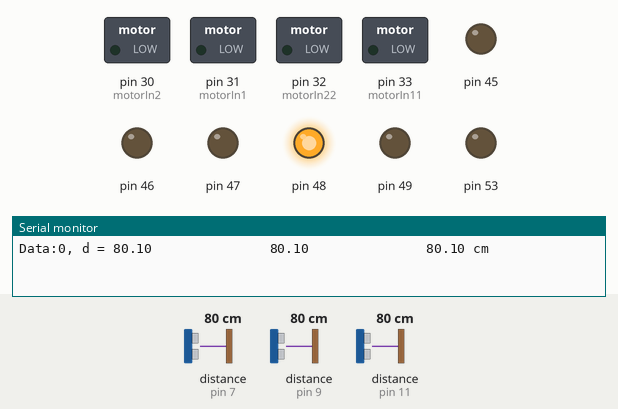
Bench run of a sketch on a simulated Arduino Mega 2560, built with avr-gcc and run on an emulated ATmega2560. Parts: switched loads named in the sketch (green lamp = pin HIGH), output pins drawn as LEDs (lit = HIGH), the last lines printed to the serial monitor. Wiring (inferred from the names in the program): 3 × ultrasonic range finder: trigger pin 6, echo pin 7 / trigger pin 8, echo pin 9 / trigger pin 10, echo pin 11. Dashed ring = blinking. The inputs (shaded band) are chosen by the test bench; at power-on: distance to the obstacle (sensors on pin 9, pin 11, pin 7) 80 cm. The echo pulse lasts 58.3 µs per cm; pins used as bus, display or sensor lines are not drawn.

Above: at 1.2 s.
1.3 s: distance to the obstacle (sensor on pin 9) set to 6 cm
2.9 s: distance to the obstacle (sensor on pin 9) set to 3 cm
At 3.59 s:
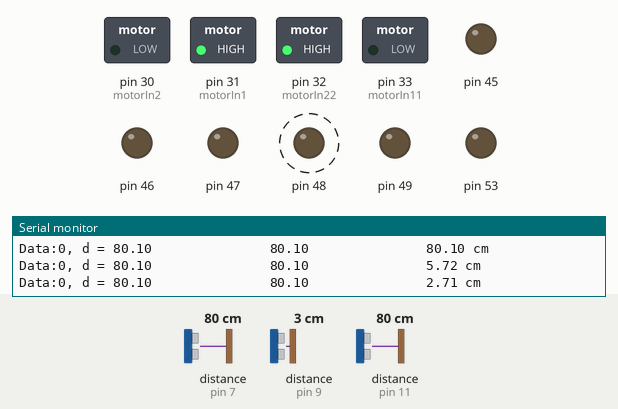
6.6 s: distance to the obstacle (sensor on pin 11) set to 33 cm
10.1 s: distance to the obstacle (sensor on pin 11) set to 27 cm
At 11.19 s:
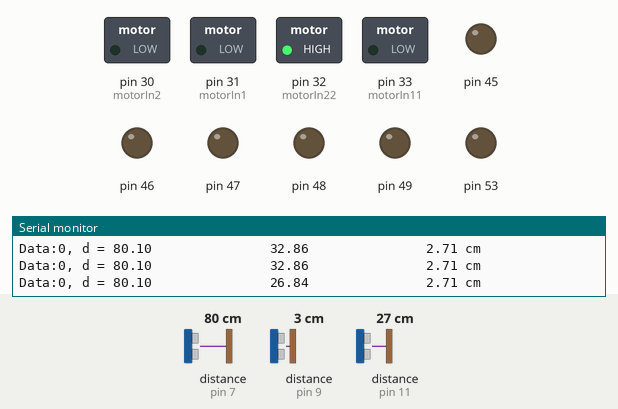
13.6 s: distance to the obstacle (sensor on pin 7) set to 9 cm
At 13.83 s:
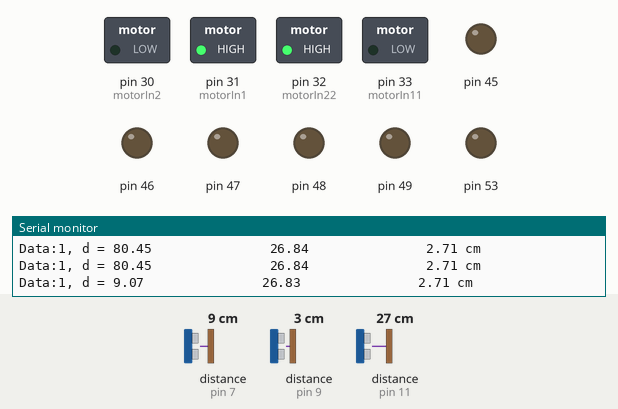
17.1 s: distance to the obstacle (sensor on pin 7) set to 6 cm
At 18.5 s:
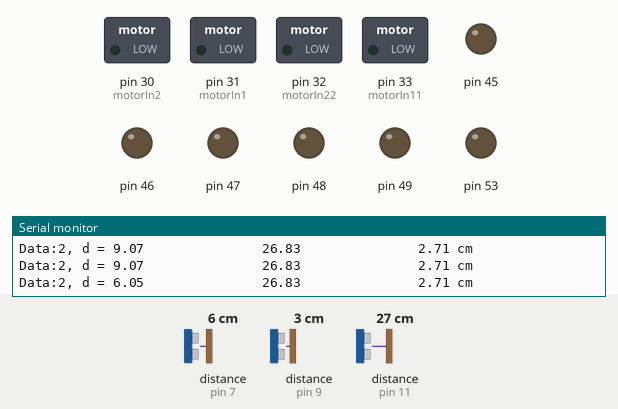
Timing chart, 0 to 21.4 s (numbered marks = the images above; inputs shaded):
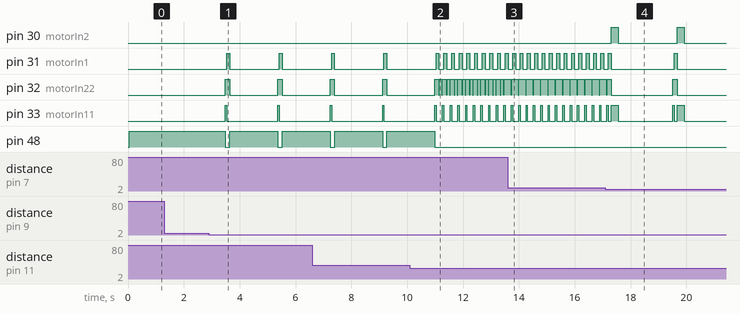

The sketch:

finalwork.ino
```cpp
//IN1,2 control left motor
const int motorIn1 = 31;
const int motorIn11 = 33;

//IN3,4 control right motor
const int motorIn2 = 30;
const int motorIn22 = 32;

//front sensor
const int trigF = 6;
const int echoF = 7;

//left sensor
const int trigR = 8;
const int echoR = 9;

//right sensor
const int trigL = 10;
const int echoL = 11;

const int find=A7;

const int inter_time = 100;
  int time = 0;

int goodD=8;

int R;

//make the motor stop

//turn right
void turn_left(int m,int d)
{
   analogWrite(motorIn1, 0);
   analogWrite(motorIn11, d);
   analogWrite(motorIn2, 0);
   analogWrite(motorIn22, d);
   delay(m);
}

//turn left
void turn_right(int m, int d)
{
   analogWrite(motorIn1, d);
   analogWrite(motorIn11, 0);
   analogWrite(motorIn2, d);
   analogWrite(motorIn22, 0);
   delay(m);
}


void stop()
{
   analogWrite(motorIn1, 0);
   analogWrite(motorIn11, 0);
   analogWrite(motorIn2, 0);
   analogWrite(motorIn22, 0);
}
void move_left(int LEFT)
{
   while(distancef()-LEFT>=3||distancef()-LEFT<=-3)
   {
      turn_left(0,150);
   }
   move_forward(800,200);
}

//move forward
void move_forward(int m,int x)
{
  analogWrite(motorIn1, x);
  analogWrite(motorIn11, 0);
  analogWrite(motorIn2, 0);
  analogWrite(motorIn22, x+10);
  delay(m);
}

//reverse
void move_backward(int m, int x)
{
  analogWrite(motorIn1, 0);
  analogWrite(motorIn11, x);
  analogWrite(motorIn2, x);
  analogWrite(motorIn22, 0);
  delay(m);
}

//calculate the distance from the FRONT
float distancef()
{
  float durationF, distanceF;
  digitalWrite(trigF, HIGH);
  delayMicroseconds(5);
  digitalWrite(trigF, LOW);
  durationF = pulseIn (echoF, HIGH);
  distanceF = (durationF / 2) / 29;
  return distanceF;
}

//calculate the distance from the LEFT
float distancel()
{
  float durationL, distanceL;
  digitalWrite(trigL, HIGH);
  delayMicroseconds(5);
  digitalWrite(trigL, LOW);
  durationL = pulseIn (echoL, HIGH);
  distanceL = (durationL / 2) / 29;
  return distanceL;
}

//calculate the distance from the RIGHT
float distancer()
{
  float durationR, distanceR;
  digitalWrite(trigR, HIGH);
  delayMicroseconds(5);
  digitalWrite(trigR, LOW);
  durationR = pulseIn (echoR, HIGH);
  distanceR = (durationR / 2) / 29;
  return distanceR;
}

void setup() {
  // put your setup code here, to run once:

  R=-1;
  pinMode(motorIn1, OUTPUT);
  pinMode(motorIn11, OUTPUT);
  pinMode(motorIn2, OUTPUT);
  pinMode(motorIn22, OUTPUT);

  /*frequency*/Serial.begin(9600);
  pinMode (trigF, OUTPUT);
  pinMode (echoF, INPUT);
  pinMode (trigL, OUTPUT);
  pinMode (echoL, INPUT);
  pinMode (trigR, OUTPUT);
  pinMode (echoR, INPUT);

  pinMode(53,OUTPUT);
  //digitalWrite(53,HIGH);
  /*pinMode(52,OUTPUT);
  digitalWrite(52,HIGH);
  pinMode(51,OUTPUT);
  digitalWrite(51,HIGH);
  pinMode(50,OUTPUT);
  digitalWrite(50,HIGH);
  */
  pinMode(49,OUTPUT);
  digitalWrite(49,LOW);
  //左轉
  pinMode(48,OUTPUT);
  digitalWrite(48,LOW);
  //右轉
  pinMode(47,OUTPUT);
  digitalWrite(47,LOW);
  //微調
  pinMode(46,OUTPUT);
  digitalWrite(46,LOW);
  //回頭
  pinMode(45,OUTPUT);
  digitalWrite(45,LOW);

  pinMode(A7,INPUT);


}

void loop()
{

//monitor the data printing out
  Serial.print("Data:");
  Serial.print (time / 1000);
  Serial.print(", d = ");
  Serial.print(distancef());
  Serial.print("               ");
  Serial.print(distancel());
  Serial.print("               ");
  Serial.print(distancer());
  Serial.println(" cm");
  time = time + inter_time;
//  delay(inter_time);

  if(distancef()<4)
  {
     move_backward(200,120);
  }


  else if(distancel()<4.5)
  {
    digitalWrite(46,HIGH);
    digitalWrite(45,LOW);
    digitalWrite(47,LOW);
    digitalWrite(48,LOW);
    digitalWrite(49,LOW);
    //move_backward(50,120);
    turn_right(50,150);
    move_forward(50,120);
    stop();

  }

  else if(distancer()<4.5)
  {
    digitalWrite(49,HIGH);
    digitalWrite(45,LOW);
    digitalWrite(47,LOW);
    digitalWrite(48,LOW);
    digitalWrite(49,LOW);
    //move_backward(50,150);
    turn_left(50,150);
    move_forward(100,150);
    stop();

  }

  if(distancel()>30)
  {
    digitalWrite(48,HIGH);
    digitalWrite(45,LOW);
    digitalWrite(46,LOW);
    digitalWrite(47,LOW);
    digitalWrite(49,LOW);
    move_forward(300,100);
    turn_left(200,120);
    stop();
    turn_left(200,120);
    stop();

    move_forward(1000,100);
    R=0;
    stop();

  }

  else if(distancer()>30)
  {
    digitalWrite(47,HIGH);
    digitalWrite(45,LOW);
    digitalWrite(46,LOW);
    digitalWrite(48,LOW);
    digitalWrite(49,LOW);
    move_forward(300,100);
    turn_right(200,120);
    stop();
    delay(50);
    turn_right(200,120);
    stop();
    delay(1000);
    move_forward(1000,150);
    R=1;
    stop();
  }

  else if(distancef()>7)
  {
    move_forward(100,120);
    stop();
  }

  else
  {
    move_backward(250,180);
    //turn_left(250,180);
    //turn_left(250,180);
    //stop();

    turn_left(200,120);
    stop();
    delay(50);
    turn_left(200,120);
    stop();
    delay(50);
    turn_left(200,120);
    stop();
    delay(50);
    turn_left(200,120);
    delay(1000);
    stop();

  digitalWrite(45,LOW);
  digitalWrite(46,LOW);
  digitalWrite(47,LOW);
  digitalWrite(48,LOW);
  digitalWrite(49,LOW);
 }

}
```

Measured:
- the behaviour switches between 5 and 4 cm on distance to the obstacle (sensor on pin 9) (found by bisection; images 0 and 1)
- the behaviour switches between 31 and 30 cm on distance to the obstacle (sensor on pin 11) (found by bisection; images 1 and 2)
- the behaviour switches between 8 and 7 cm on distance to the obstacle (sensor on pin 7) (found by bisection; images 3 and 4)
- after the input at 2.9 s, pin 31 (motorIn1): alternates HIGH for 0.10 s and LOW for 1.8 s, starting after 0.64 s; pin 32 (motorIn22): alternates HIGH for 0.15 s and LOW for 1.7 s, starting after 0.59 s
- after the input at 10.1 s, pin 31 (motorIn1): alternates HIGH for 0.10 s and LOW for 0.18 s, starting after 1.2 s; pin 32 (motorIn22): alternates HIGH for 0.10 s and LOW for 0.02 s, starting after 1.0 s; pin 33 (motorIn11): alternates HIGH for 0.05 s and LOW for 0.23 s, starting after 1.2 s; pin 48: goes on until 11.0 s, then stays LOW
- after the input at 13.6 s, pin 32 (motorIn22): alternates HIGH for 0.25 s and LOW for 0.01 s, starting after 0.12 s
- after the input at 17.1 s, pin 30 (motorIn2): alternates HIGH for 0.25 s and LOW for 2.1 s, starting after 0.21 s; pin 31 (motorIn1): LOW → HIGH after 2.5 s, → LOW 0.10 s later
